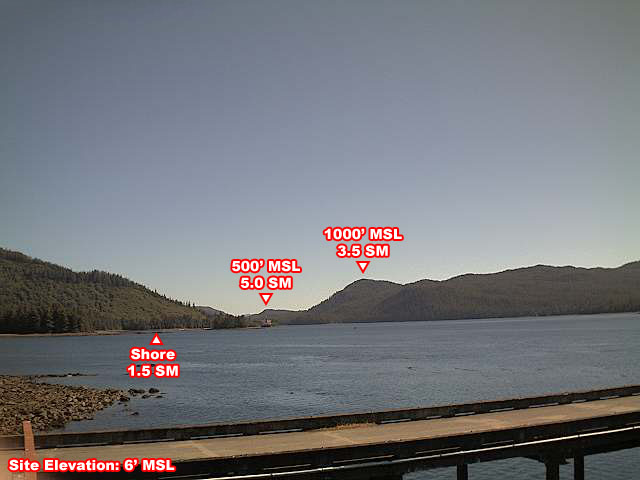
#> input picture imgs/test1_clear.jpg, 640 x 480 px
$ python find_landscape.py imgs/test1_clear.jpg
#> lines starting #> are read from the running program, lines starting #| are printed output that depends on the picture
#!/usr/bin/env python

'''
Feature-based image matching sample.

Note, that you will need the https://github.com/opencv/opencv_contrib repo for SIFT and SURF

USAGE
  find_books.py [--feature=<sift|surf|orb|akaze|brisk>[-flann]] [ <image1> ]

  --feature  - Feature to use. Can be sift, surf, orb or brisk. Append '-flann'
               to feature name to use Flann-based matcher instead bruteforce.

  Press left mouse button on a feature point to see its matching point.
'''

# Python 2/3 compatibility
from __future__ import print_function

import numpy as np
import cv2 as cv
from PIL import Image

from common import anorm, getsize

FLANN_INDEX_KDTREE = 1  # bug: flann enums are missing
FLANN_INDEX_LSH    = 6


def init_feature(name):
    chunks = name.split('-')
    if chunks[0] == 'sift':
        detector = cv.xfeatures2d.SIFT_create()
        norm = cv.NORM_L2
    elif chunks[0] == 'surf':
        detector = cv.xfeatures2d.SURF_create(1000)
        norm = cv.NORM_L2
    elif chunks[0] == 'orb':
        detector = cv.ORB_create(400)
        norm = cv.NORM_HAMMING
    elif chunks[0] == 'akaze':
        detector = cv.AKAZE_create()
        norm = cv.NORM_HAMMING
    elif chunks[0] == 'brisk':
        detector = cv.BRISK_create()
        norm = cv.NORM_HAMMING
    else:
        return None, None
    if 'flann' in chunks:
        if norm == cv.NORM_L2:
            flann_params = dict(algorithm = FLANN_INDEX_KDTREE, trees = 5)
        else:
            flann_params= dict(algorithm = FLANN_INDEX_LSH,
                               table_number = 6, # 12
                               key_size = 12,     # 20
                               multi_probe_level = 1) #2
        matcher = cv.FlannBasedMatcher(flann_params, {})  # bug : need to pass empty dict (#1329)
    else:
        matcher = cv.BFMatcher(norm)
    return detector, matcher


# [77 lines left out: functions filter_matches, explore_match, not called in this run]


def main():
    import sys, getopt
    opts, args = getopt.getopt(sys.argv[1:], '', ['feature='])
    opts = dict(opts)
    feature_name = opts.get('--feature', 'brisk')
    print(args)
    try:
        fn1, fn2 = args
    except:
        fn1 = 'imgs/test1_clear.jpg'
        fn2 = 'imgs/test1_affine.jpg'

    detector, matcher = init_feature(feature_name)

    print('using', feature_name)

    img1 = cv.imread(fn1, cv.IMREAD_GRAYSCALE)
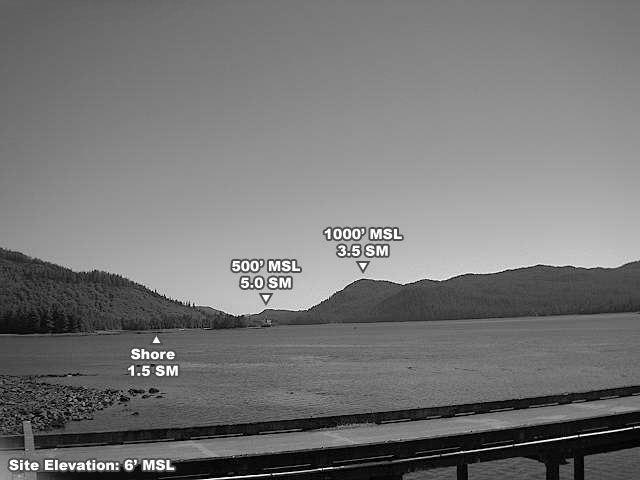
#> img1: shape (480, 640); min 0, max 255, mean 118.1
    kp1, desc1 = detector.detectAndCompute(img1, None)
#> kp1 = 1280 keypoints; strongest (x, y, size): (397, 235, 11.5), (132, 374, 13.6), (158, 342, 11.4), (235, 267, 11.1)

    img2 = cv.imread(fn2, cv.IMREAD_GRAYSCALE)
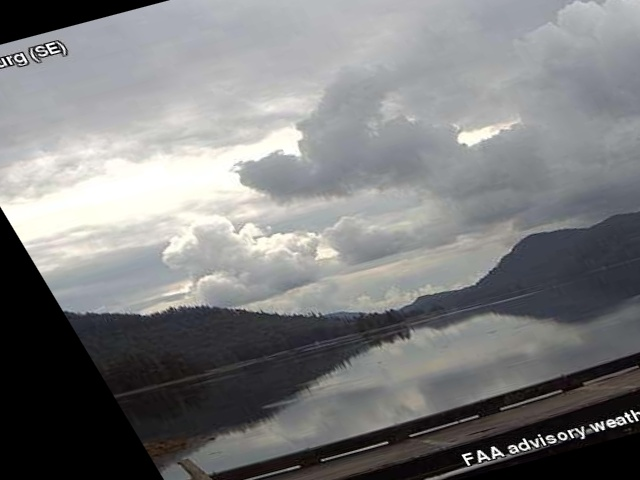
#> input picture imgs/test1_affine.jpg, 640 x 480 px
#> img2: shape (480, 640); min 0, max 255, mean 124.9
    kp2, desc2 = detector.detectAndCompute(img2, None)
#> kp2 = 524 keypoints; strongest (x, y, size): (569, 431, 12.9), (463, 455, 14.6), (539, 435, 12.6), (479, 452, 16.3)

    if img1 is None:
        print('Failed to load fn1:', fn1)
        sys.exit(1)

    if img2 is None:
        print('Failed to load fn2:', fn2)
        sys.exit(1)

    if detector is None:
        print('unknown feature:', feature_name)
        sys.exit(1)

    FLANN_INDEX_KDTREE = 0
    index_params = dict(algorithm = FLANN_INDEX_KDTREE, trees = 5)
    search_params = dict(checks = 50)

    flann = cv.FlannBasedMatcher(index_params, search_params)

#> (the run stopped early here; a loop or call above may not have finished)
